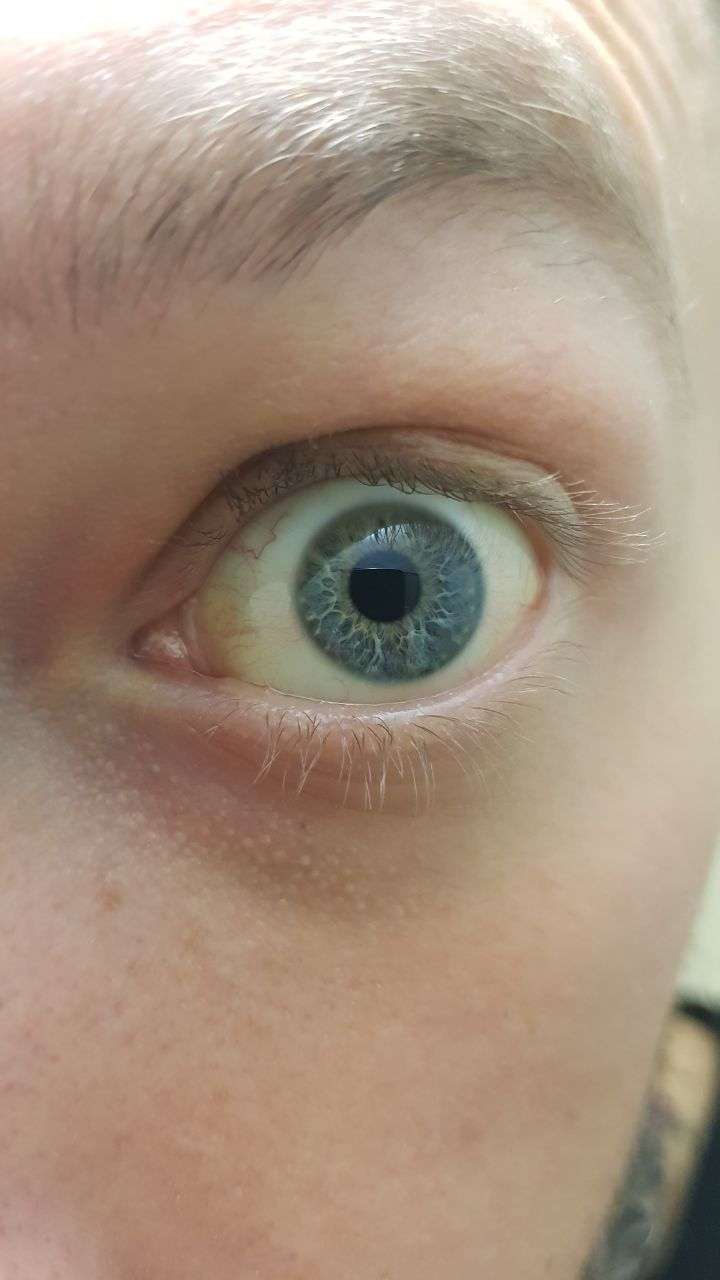
#> input picture test_images/front.jpg, 720 x 1280 px
$ python run.py
#> lines starting #> are read from the running program, lines starting #| are printed output that depends on the picture; after the words box and inside, x2 and y2 are one past the last pixel; in counts of white or black regions, pixels touching at a corner belong together
import cv2.cv2 as cv2
import numpy as np


def show_image(image):
    cv2.imshow('image', image)
    cv2.waitKey(0)
    cv2.destroyAllWindows()


if __name__ == '__main__':
    image = cv2.imread('test_images/front.jpg', cv2.IMREAD_COLOR)
#> image is the input picture: shape (1280, 720, 3); mean B, G, R 126.9, 144.8, 165.5
    output = image.copy()
    gray = cv2.cvtColor(image, cv2.COLOR_BGR2GRAY)
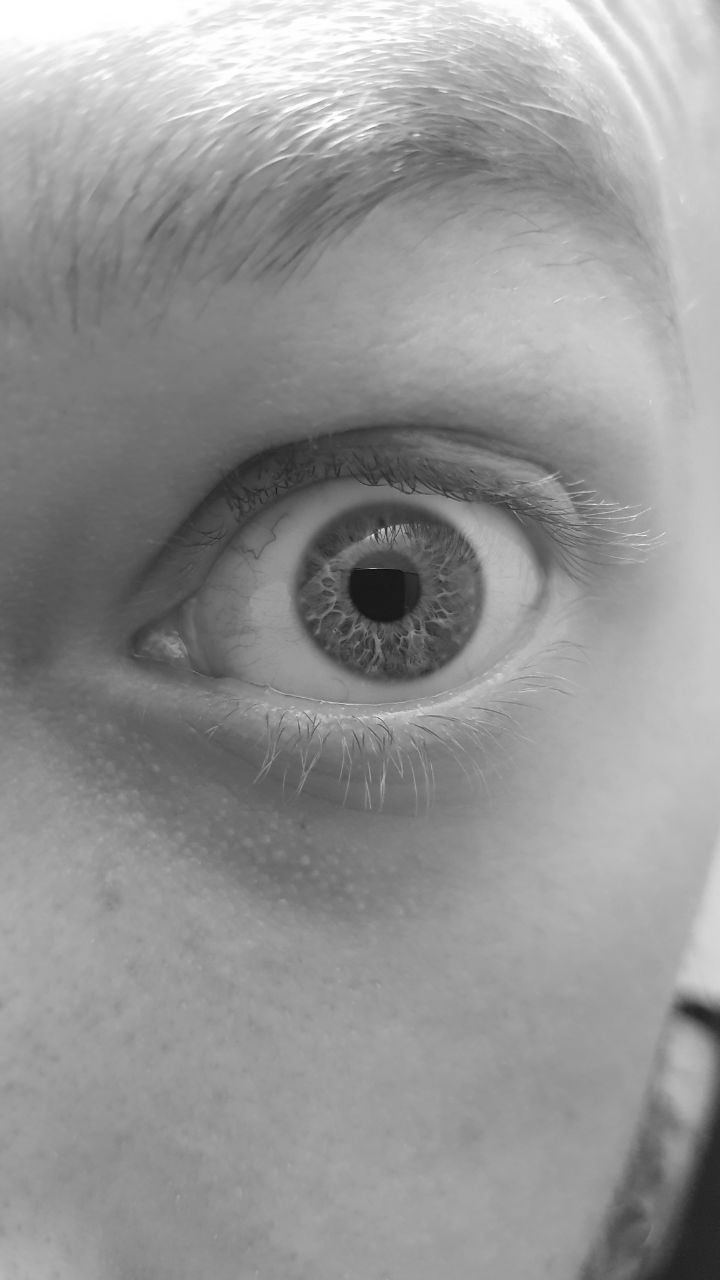
#> gray: shape (1280, 720); min 10, max 255, mean 149
    circles = cv2.HoughCircles(gray, cv2.HOUGH_GRADIENT, 1.2, 150)
#> circles = [[376.2, 395.4, 310.9], [447, 256.2, 241.2], [465, 607.8, 113.5], [527.4, 762.6, 262.9]]
    if circles is not None:
        # convert the (x, y) coordinates and radius of the circles to integers
        circles = np.round(circles[0, :]).astype("int")
#> circles = [[376, 395, 311], [447, 256, 241], [465, 608, 114], [527, 763, 263]]

        # loop over the (x, y) coordinates and radius of the circles
        for (x, y, r) in circles:
            # draw the circle in the output image, then draw a rectangle
            # corresponding to the center of the circle
            cv2.circle(output, (x, y), r, (0, 255, 0), 4)
            cv2.rectangle(output, (x - 5, y - 5), (x + 5, y + 5), (0, 128, 255), -1)
#> this loop made 4 passes
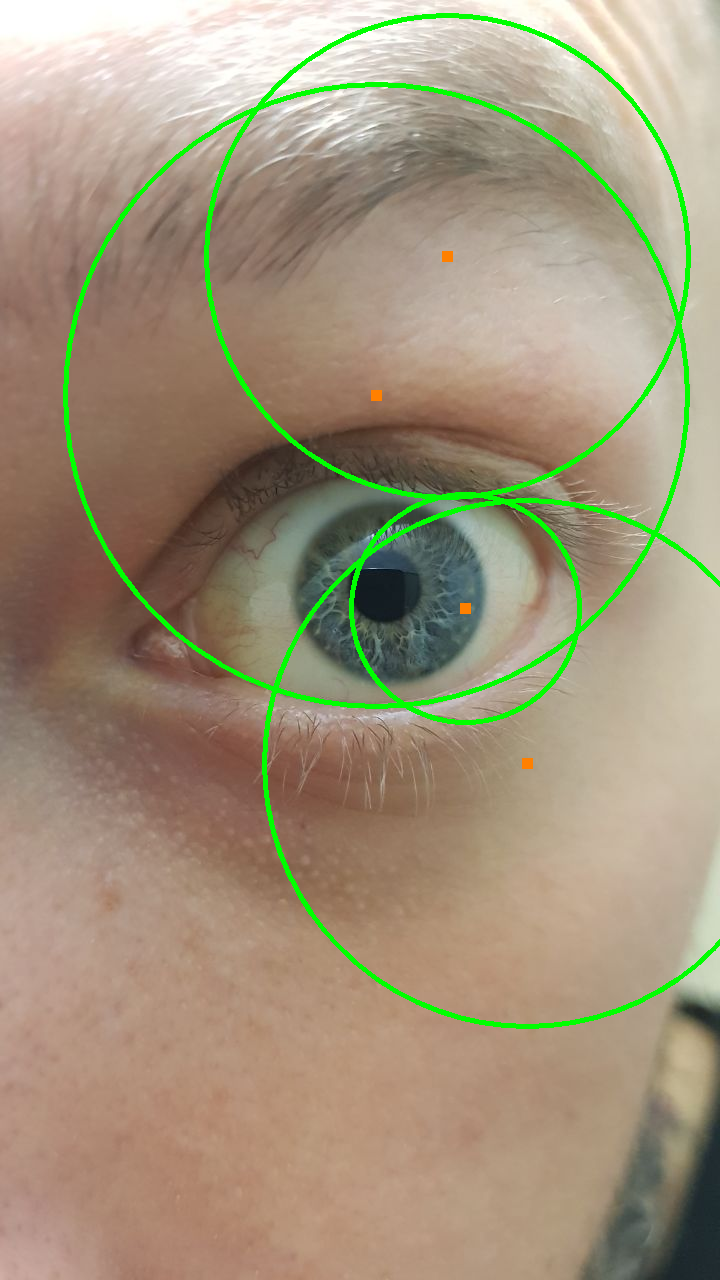
#> output: shape (1280, 720, 3); 2.89% of pixels changed, all inside (x1, y1, x2, y2) = (63, 13, 720, 1029)

        # show the output image
        cv2.imshow("output", np.hstack([image, output]))
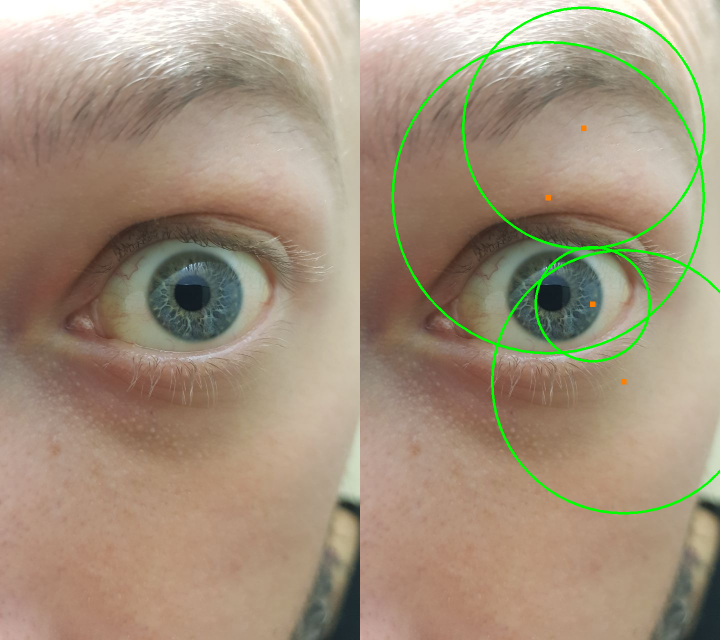
#> window 'output': shape (1280, 1440, 3) (shown at 1/2 size); mean B, G, R 125, 146.3, 163.2
        cv2.waitKey(0)
